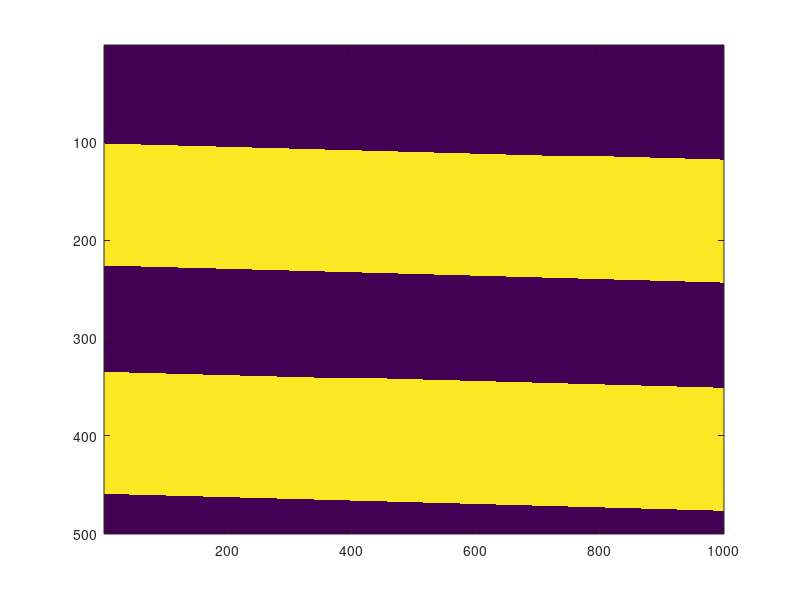
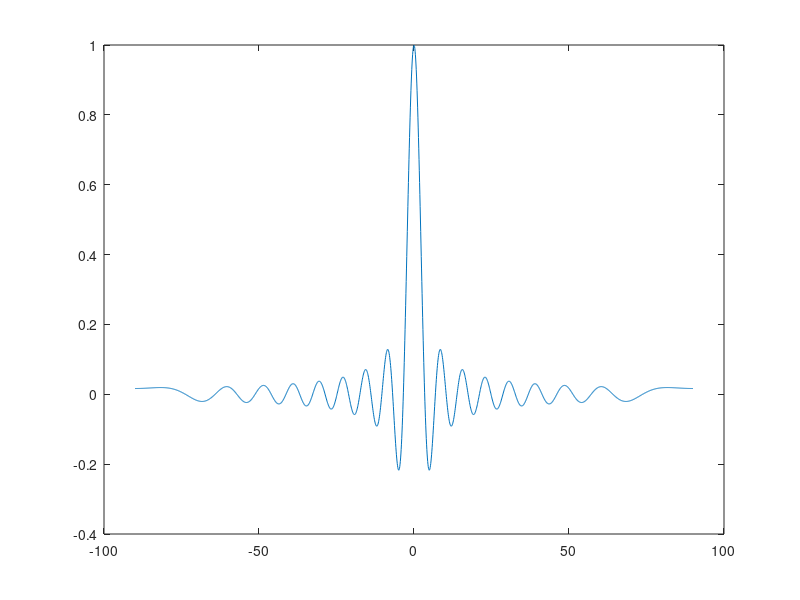
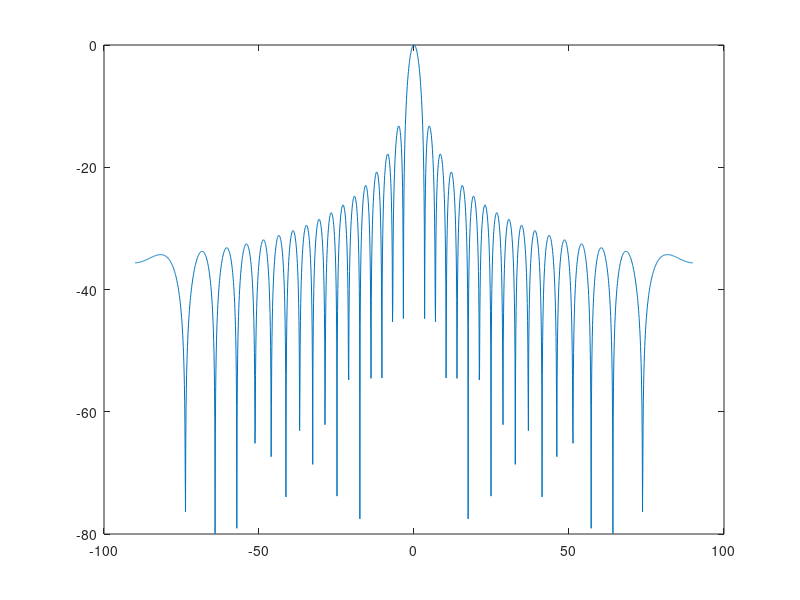

Write MATLAB code to recreate these figures, in order.
Dreal = load('data_real.txt');
Dimag = load('data_imag.txt');

DataIQ = Dreal + 1j*Dimag ;

figure; imagesc(abs(DataIQ));


% vreal = load('ventana_real.txt');
% vimag = load('ventana_imag.txt');

% figure; plot(vreal);
% figure; plot(vimag);

te = 10e-6;
c = 3e8;
PRF = 1000;
fs = 50e6;
Tventana = 1e-5;
tau = 2.5e-6;
D = 1;
Fc = 5e9;
lambda = c/Fc;

Rmin = te*c/2;
Rmax = Rmin + Tventana*c/2;

tita = -pi/2:pi/2000:pi/2;

E_tita = sin(pi*(D/lambda)*sin(tita))./(pi*(D/lambda)*sin(tita));

figure; plot(tita*180/pi, E_tita);
figure; plot(tita*180/pi, 10*log10(abs(E_tita).^2));


